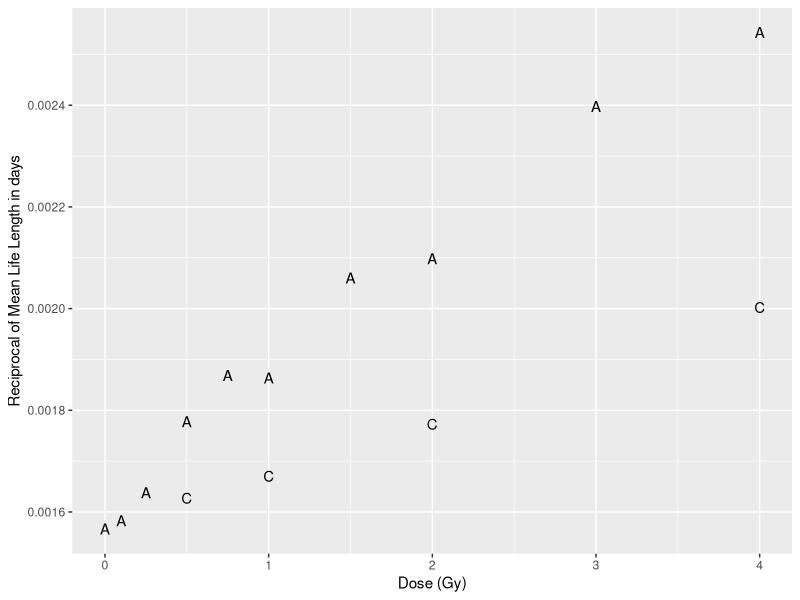
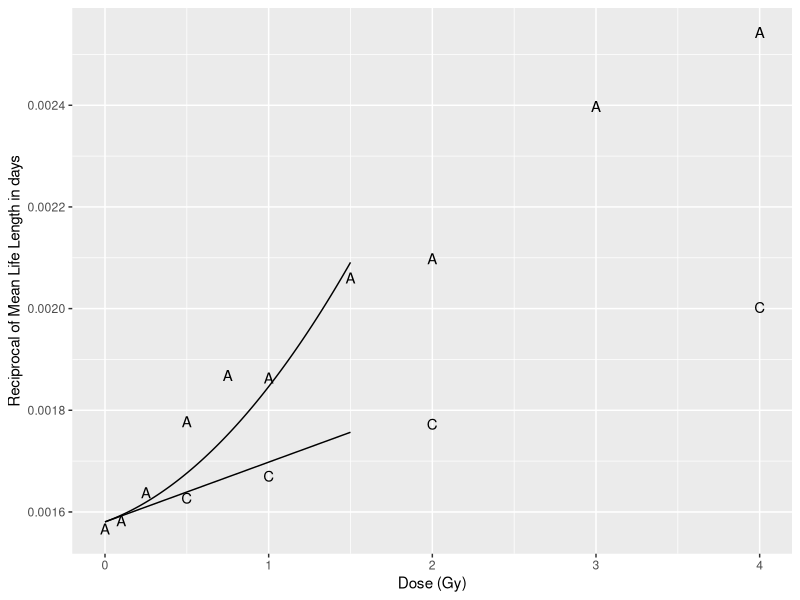

Here is the R script that generated these plots, in order:
library(plyr)
library(dplyr)
library(ggplot2)
library(stats4)

setwd("/Users/g-woloschak/Documents/")

##downlaod data for plot 10B-3
BEIR_VII_10B_3 <- read.csv('BEIR_VII_10B-3_data.csv')

##Seperate acute vs. chornic data with restrictions Ben discovered - 
## RFM mice and female only
acute_plot_10B3 <- BEIR_VII_10B_3[BEIR_VII_10B_3[,6] == "F" & 
                                        BEIR_VII_10B_3$type == "A" &  
                                        BEIR_VII_10B_3[,5] == "RFM",]
chronic_plot_10B3 <- BEIR_VII_10B_3[BEIR_VII_10B_3[,6] == "F" &
                                          BEIR_VII_10B_3$type == "C" &
                                          BEIR_VII_10B_3[,5] == "RFM",]

##replaces age with the average age when they have the same dose
acute_plot_10B3$age <- ave(acute_plot_10B3$age, acute_plot_10B3$dose, FUN = mean)
##delete duplicate dose points
acute_plot_10B3 <- acute_plot_10B3[!duplicated(acute_plot_10B3$dose),]

##combine acute and chronic back together for plot
data_plot_10B3 <- rbind(acute_plot_10B3, chronic_plot_10B3)

#plot all of the data points 
p_10B3 <- ggplot(data_plot_10B3, aes(x=dose, y = 1/age)) + 
      geom_text(family = "Helvetica", size = 3.8, aes(label = type)) +
      scale_y_continuous(breaks = c(.0016, .0018, .0020, .0022, .0024)) +
      xlab("Dose (Gy)") +
      ylab("Reciprocal of Mean Life Length in days")

p_10B3

#filter data for linear regression - only doses below 1.5Gy
model_data <- data_plot_10B3[data_plot_10B3$dose <= 1.5,]

#create quadratic model - need the same alpha and constant for acute and linear
#models, but do not need dose squared term for chronic (divide by infinity, so equal
#to zero). Multiply dose squared term by 0 for chronic (!true = 0)
#Ben figured out - weighted by 1/(standard deviation)^2
model <- lm(I(1/age) ~ dose + I(dose^2 * (!model_data$chronic)), 
            data = model_data,
            weights = 1/sd^2)
#extract constant, alpha, and theta for equations for lines
coefficients <- model$coefficients
predicted_xvalues <- as.data.frame(seq(from = 0, to = 1.5, by = .01))
#acute - constant + alpha*(D + theta*Dose^2)
acute_regression_data <- coefficients[1] + 
      coefficients[2] * predicted_xvalues + 
      coefficients[3] * predicted_xvalues^2

data_acute_regression_plot <- as.data.frame(cbind(predicted_xvalues, acute_regression_data))
names(data_acute_regression_plot) <- c("dose", "fit")

##chronic --> constant + alpha*D
chronic_regression_data <- coefficients[1] + 
      coefficients[2] * predicted_xvalues
data_chronic_regression_plot <- as.data.frame(cbind(predicted_xvalues, chronic_regression_data))
names(data_chronic_regression_plot) <- c("dose", "fit")

#add fit lines to plot
p_10B3 <- p_10B3 + geom_path(data=data_chronic_regression_plot, aes(dose, fit)) +
      geom_path(data = data_acute_regression_plot, aes(dose,fit))

#ta-da!
p_10B3  
